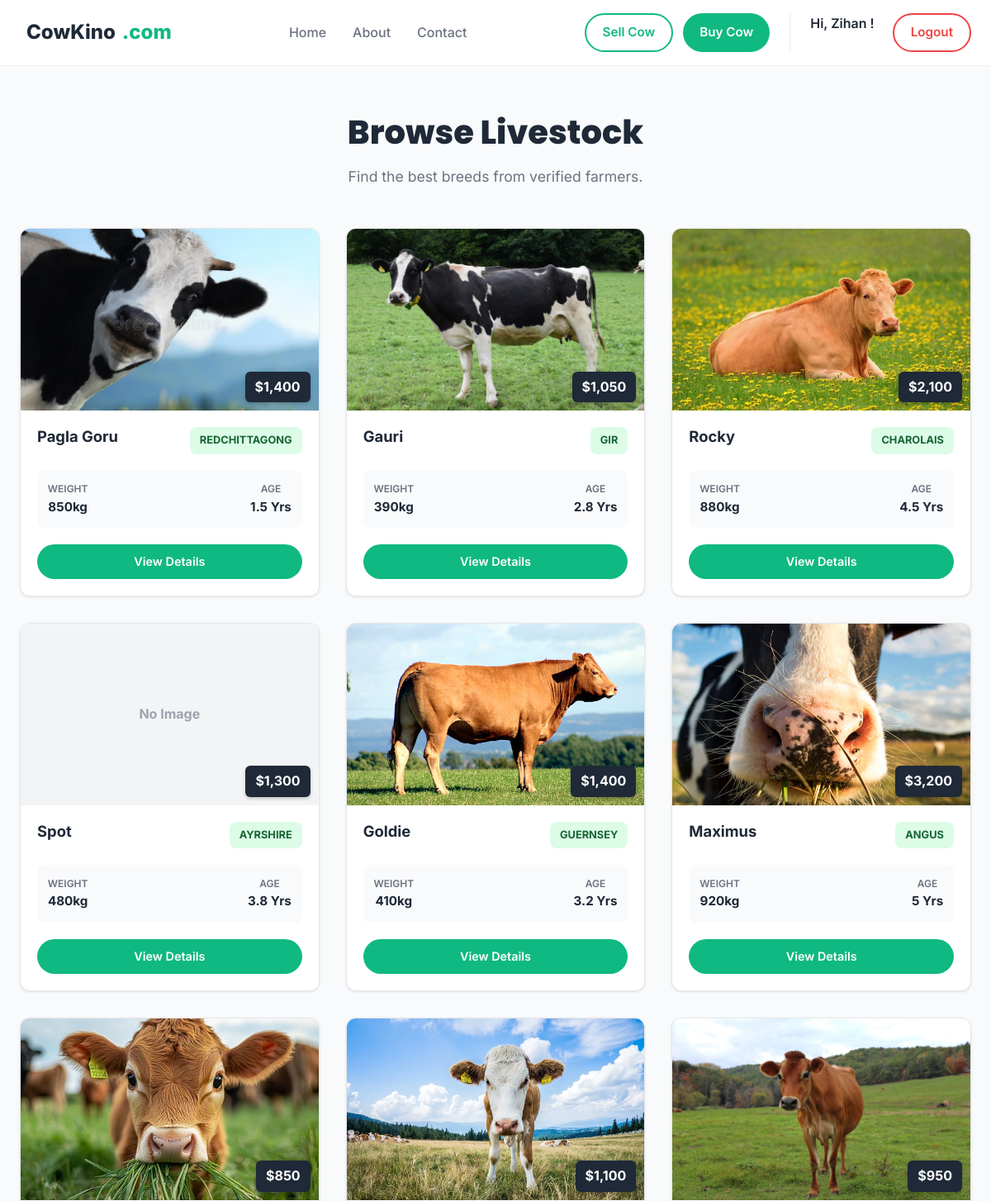
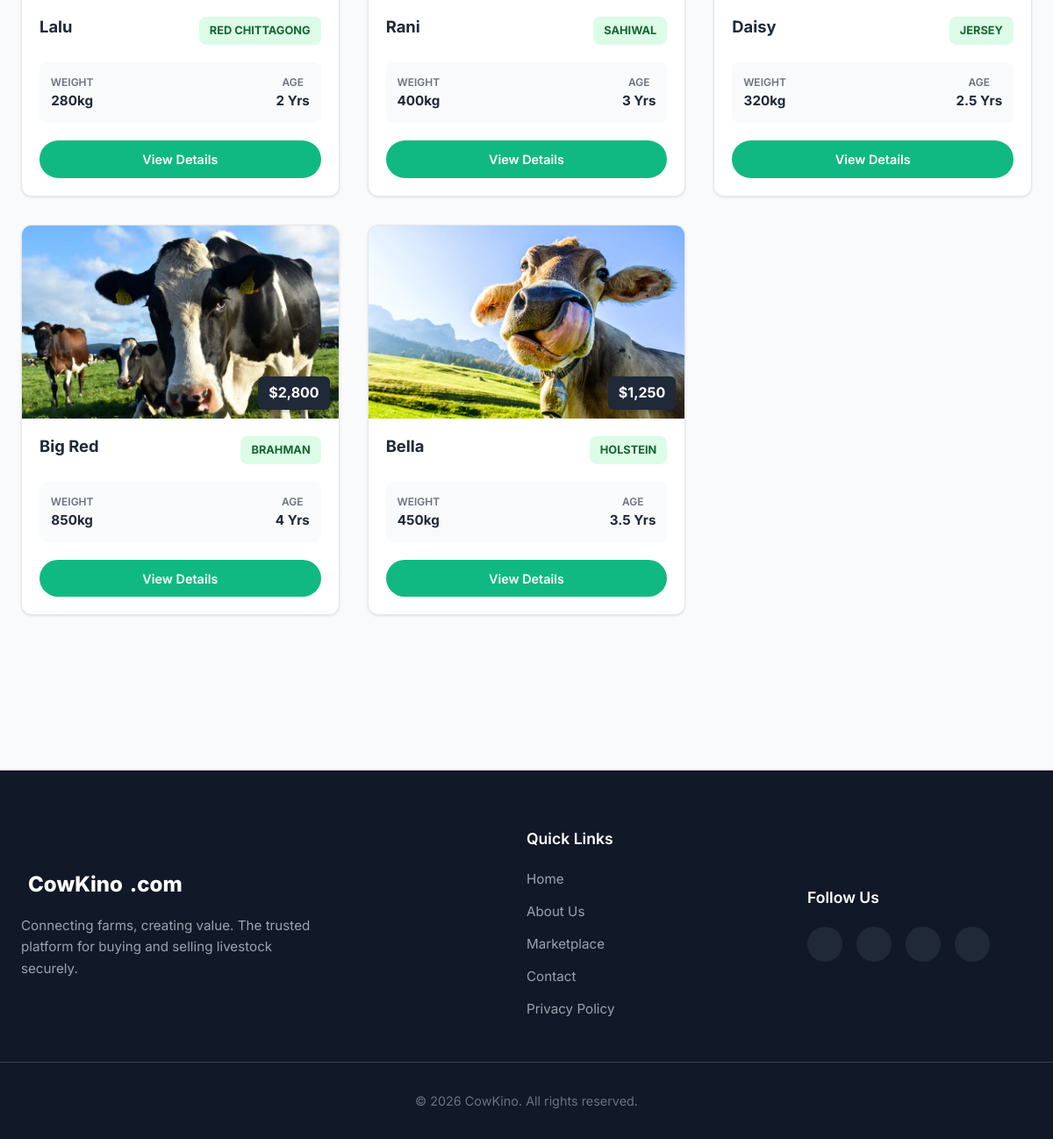
The app's page /view/buy.php (signed in) with its own data (2 pictures, top to bottom).
### tables this page shows
CREATE TABLE `cows` (
  `name` varchar(20) NOT NULL,
  `id` int(11) NOT NULL,
  `price` int(20) NOT NULL,
  `breed` varchar(20) NOT NULL,
  `age` float NOT NULL,
  `weight` int(5) NOT NULL,
  `photo_url` varchar(150) NOT NULL,
  `description` varchar(500) NOT NULL
);

### model/cows.php (called while the page is built, shortened)
<?php
require_once __DIR__ . '/DataBase.php';
function GetAllCows()
{
    global $conn;
    $sql = "SELECT * FROM cows ORDER BY id DESC";
    $result = mysqli_query($conn, $sql);
    $cows = [];
    if (mysqli_num_rows($result) > 0) {
        while ($row = mysqli_fetch_assoc($result)) {
            $cows[] = $row;
        }
    }
    return $cows;
}

### view/buy.php (the view, shortened to what this page needs)
<?php
require_once '../model/cows.php';
$allCows = GetAllCows();
?>
<!DOCTYPE html>
<html lang="en">
<head>
    <link rel="stylesheet" href="../Asset/style/style.css" />
</head>
<body>
    <?php include "./header.php"; ?>
    <main class="market-section">
        <div class="container">
            <div class="market-header">
                <h1>Browse Livestock</h1>
                <p>Find the best breeds from verified farmers.</p>
            </div>
            <div class="cow-grid">
                <?php if (count($allCows) > 0): ?>
                    <?php foreach ($allCows as $cow): ?>
                        <article class="cow-card">
                            <div class="card-image">
                                <span class="tag-price">$<?php echo number_format($cow['price']); ?></span>
                                <img src="../upload/<?php echo htmlspecialchars($cow['photo_url']); ?>"
                                    alt="<?php echo htmlspecialchars($cow['name']); ?>"
                                    style="object-fit: cover; background-color: #e5e7eb;"
                                    onerror="this.style.display='none'; this.nextElementSibling.style.display='flex'">
                                <div class="fallback-placeholder" style="display:none; width:100%; height:100%; background:#f3f4f6; align-items:center; justify-content:center; color:#9ca3af; font-weight:bold;">
                                    No Image
                                </div>
                            </div>
                            <div class="card-body">
                                <div class="card-top">
                                    <h3><?php echo htmlspecialchars($cow['name']); ?></h3>
                                    <span class="breed-tag"><?php echo htmlspecialchars($cow['breed']); ?></span>
                                </div>
                                <div class="stats-row">
                                    <div class="stat">
                                        <span class="label">Weight</span>
                                        <span class="value"><?php echo htmlspecialchars($cow['weight']); ?>kg</span>
                                    </div>
                                    <div class="stat">
                                        <span class="label">Age</span>
                                        <span class="value"><?php echo htmlspecialchars($cow['age']); ?> Yrs</span>
                                    </div>
                                </div>
                                <div class="card-footer">
                                    <a class="btn btn-primary btn-sm" style="width:100%" href="cow_details.php?id=<?php echo $cow['id']; ?>">View Details</a>
                                </div>
                            </div>
                        </article>
                    <?php endforeach; ?>
                <?php else: ?>
                    <p style="text-align:center;">No cows found.</p>
                <?php endif; ?>
            </div>
        </div>
    </main>
    <?php include "./footer.php"; ?>
</body>
</html>

### Asset/style/style.css (style rules this page uses)
:root { --primary: #10B981; --primary-dark: #059669; --secondary: #1F2937; --accent: #F59E0B; --light-bg: #F9FAFB; --white: #FFFFFF; --text-gray: #6B7280; --container-width: 1200px; --radius: 12px; --shadow-sm: 0 1px 3px rgba(0,0,0,0.1); --shadow-md: 0 4px 6px -1px rgba(0,0,0,0.1), 0 2px 4px -1px rgba(0,0,0,0.06); --shadow-hover: 0 10px 15px -3px rgba(0,0,0,0.1), 0 4px 6px -2px rgba(0,0,0,0.05); }
* { margin: 0; padding: 0; box-sizing: border-box; }
body { font-family: 'Inter', sans-serif; color: var(--secondary); line-height: 1.6; background-color: var(--light-bg); overflow-x: hidden; }
.container { max-width: var(--container-width); margin: 0 auto; padding: 0 1.5rem; }
a { text-decoration: none; color: inherit; transition: 0.3s; }
.btn { padding: 0.6rem 1.25rem; border-radius: 50px; font-weight: 600; cursor: pointer; border: none; font-size: 0.95rem; display: inline-flex; align-items: center; gap: 0.5rem; }
.btn-primary { background: var(--primary); color: white; }
.cow-card { background: white; border-radius: var(--radius); overflow: hidden; box-shadow: var(--shadow-sm); transition: 0.3s; border: 1px solid #eee; }
.card-image { height: 220px; position: relative; }
.card-image img { width: 100%; height: 100%; object-fit: cover; }
.tag-price { position: absolute; bottom: 10px; right: 10px; background: var(--secondary); color: white; padding: 0.4rem 0.8rem; border-radius: 6px; font-weight: 700; }
.card-body { padding: 1.5rem; }
.card-body h3 { font-size: 1.25rem; margin-bottom: 0.5rem; }
.btn-sm { padding: 0.4rem 1rem; font-size: 0.9rem; width: 100%; justify-content: center; }
.market-section { padding-top: calc(80px + 3rem); padding-bottom: 4rem; background-color: #F9FAFB; min-height: 100vh; }
.market-header { text-align: center; margin-bottom: 3rem; }
.market-header h1 { font-family: 'Poppins', sans-serif; font-size: 2.5rem; font-weight: 800; color: var(--secondary); margin-bottom: 0.5rem; }
.market-header p { color: var(--text-gray); font-size: 1.1rem; }
.cow-grid { display: grid; grid-template-columns: repeat(auto-fill, minmax(280px, 1fr)); gap: 2rem; margin-bottom: 3rem; }
.cow-card { background: white; border-radius: 12px; overflow: hidden; border: 1px solid #E5E7EB; transition: transform 0.3s ease, box-shadow 0.3s ease; }
.card-image { position: relative; height: 220px; }
.tag-price { position: absolute; bottom: 10px; right: 10px; background: var(--secondary); color: white; padding: 6px 12px; border-radius: 6px; font-weight: 700; font-size: 1rem; box-shadow: 0 2px 4px rgba(0,0,0,0.2); }
.card-body { padding: 1.25rem; }
.card-top { display: flex; justify-content: space-between; align-items: flex-start; margin-bottom: 0.5rem; }
.card-top h3 { font-size: 1.15rem; font-weight: 700; color: var(--secondary); line-height: 1.3; }
.breed-tag { font-size: 0.75rem; padding: 2px 8px; background: #ECFDF5; color: var(--primary-dark); border-radius: 50px; font-weight: 600; text-transform: uppercase; }
.stats-row { display: flex; justify-content: space-between; background: #F9FAFB; padding: 0.8rem; border-radius: 8px; margin-bottom: 1.25rem; }
.stat { display: flex; flex-direction: column; align-items: center; }
.stat .label { font-size: 0.75rem; color: var(--text-gray); text-transform: uppercase; font-weight: 600; }
.stat .value { font-size: 0.95rem; color: var(--secondary); font-weight: 700; }
.card-footer { display: flex; gap: 0.5rem; }
.card-footer .btn { flex: 1; justify-content: center; font-size: 0.9rem; padding: 0.6rem; }
.breed-tag { display: inline-block; background: #DCFCE7; color: #166534; font-size: 0.8rem; font-weight: 700; padding: 6px 12px; border-radius: 8px; text-transform: uppercase; margin-bottom: 12px; }

### records on screen
cows: price "1,400", photo_url (picture), name "Pagla Goru", breed "REDCHITTAGONG", weight "850", age "1.5"
cows: price "1,050", photo_url (picture), name "Gauri", breed "GIR", weight "390", age "2.8"
cows: price "2,100", photo_url (picture), name "Rocky", breed "CHAROLAIS", weight "880", age "4.5"
cows: price "1,300", name "Spot", breed "AYRSHIRE", weight "480", age "3.8", $cow['id'] 10 (drawn)
cows: price "1,400", photo_url (picture), name "Goldie", breed "GUERNSEY", weight "410", age "3.2"
cows: price "3,200", photo_url (picture), name "Maximus", breed "ANGUS", weight "920", age "5"
cows: price "850", photo_url (picture), name "Lalu", breed "RED CHITTAGONG", weight "280", age "2"
cows: price "1,100", photo_url (picture), name "Rani", breed "SAHIWAL", weight "400", age "3"
cows: price "950", photo_url (picture), name "Daisy", breed "JERSEY", weight "320", age "2.5"
cows: price "2,800", photo_url (picture), name "Big Red", breed "BRAHMAN", weight "850", age "4"
cows: price "1,250", photo_url (picture), name "Bella", breed "HOLSTEIN", weight "450", age "3.5"

### other values on screen
$_SESSION['user_name'] "Zihan"
